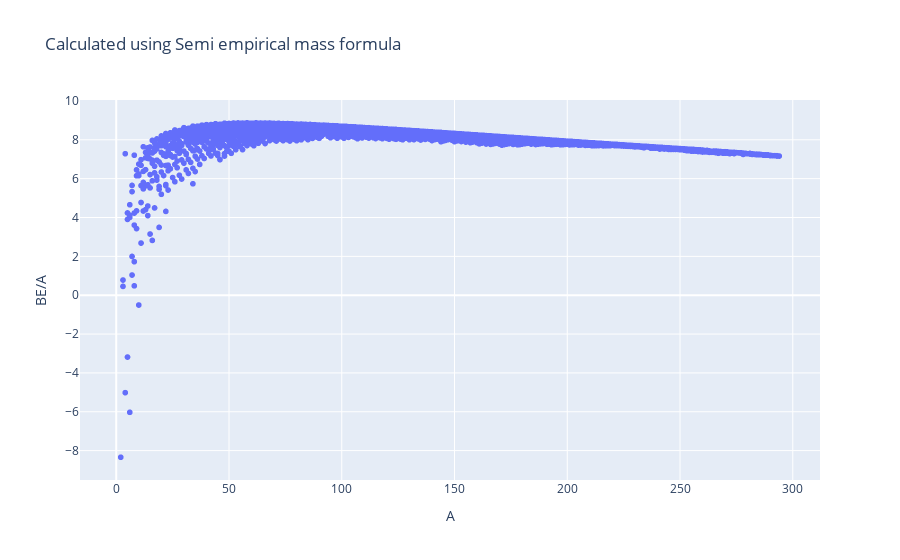

Write notebook code for a chart like this one.
### Code cell
Zs = df2['Z'].to_numpy()
Ns = df2['N'].to_numpy()
As = Zs + Ns
Z_X_A = np.array([list(Zs), list(As)]).T

BEvs = np.array([binding_energy_volume(Ai) for Ai in As])
BEss = np.array([binding_energy_surface(Ai) for Ai in As])
BEcs = np.array([binding_energy_coulomb(Zi, Ai) for Zi, Ai in Z_X_A])
BEsys = np.array([binding_energy_asym(Zi, Ai) for Zi, Ai in Z_X_A])
BEps = np.array([binding_energy_pairing(Zi, Ai) for Zi, Ai in Z_X_A])
BEs = np.array([binding_energy(Zi, Ai) for Zi, Ai in Z_X_A])
BEs_per_A = np.array([binding_energy(Zi, Ai)/Ai for Zi, Ai in Z_X_A])

df1 = pd.DataFrame({'Z':Zs, 'A':As, 'BE_V':BEvs,'BE_S':BEss,'BE_C':BEcs,
                'BE_Sym':BEsys,'BE_P':BEps, 'BE':BEs, 'BE/A':BEs_per_A})
display(df1.head())
fig1 = px.scatter(df1, x='A', y='BE/A', hover_data='Z', 
                title='Calculated using Semi empirical mass formula')
fig1.show()

so.scatterplot(df1, x='A', y='BE/A', size=0.1)
plt.show()

### Figure 1 — Plotly figure (JSON) as saved in the notebook; plotly's stock layout.template omitted (floating-point values rounded to 4 significant figures; data arrays with more than 128 entries replaced by an {"elided": "..."} marker saying what was removed)
{"data": [{"customdata": {"elided": "3160x1 int values"}, "hovertemplate": "A=%{x}<br>BE/A=%{y}<br>Z=%{customdata[0]}<extra></extra>", "legendgroup": "", "marker": {"color": "#636efa", "symbol": "circle"}, "mode": "markers", "name": "", "showlegend": false, "type": "scattergl", "x": {"elided": "3160 int values"}, "xaxis": "x", "y": {"elided": "3160 float values"}, "yaxis": "y"}], "layout": {"legend": {"tracegroupgap": 0}, "title": {"text": "Calculated using Semi empirical mass formula"}, "xaxis": {"anchor": "y", "domain": [0, 1], "title": {"text": "A"}}, "yaxis": {"anchor": "x", "domain": [0, 1], "title": {"text": "BE/A"}}}}
